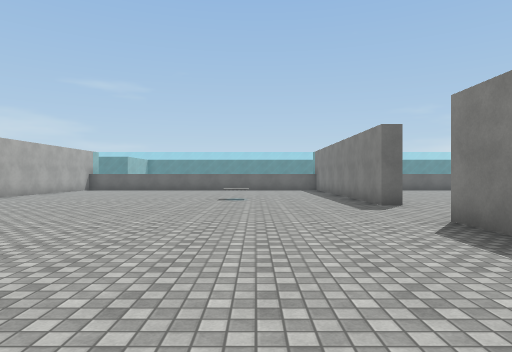
view 1 (above)

24 first-person views from a walk through a Unity game level. The camera is 1.4 m above the floor, looks level and sees 75° across. The floor is counted in squares, 2 m on a side. Each view is taken from the middle of a square. On the plan, view 1 faces up. The plan holds only what a view shows up to about 10 squares ahead; the rest is blank. The place goes on beyond the plan. The player character is not drawn. Surface patterns are stand-ins for the level's own textures.

view 2
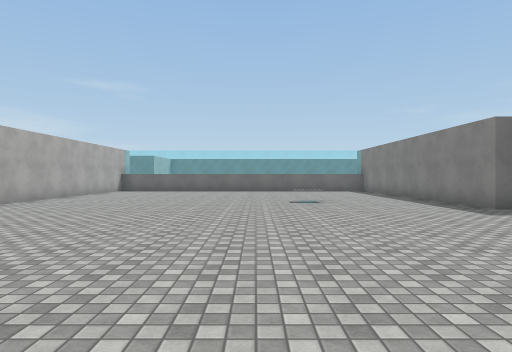

view 3
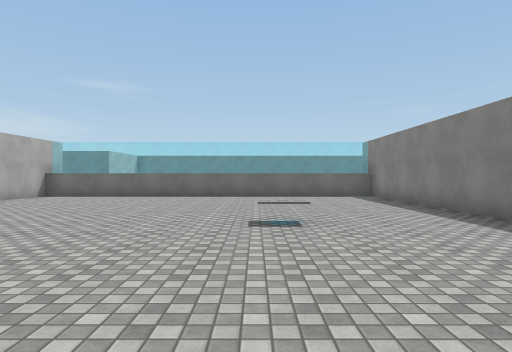

view 4
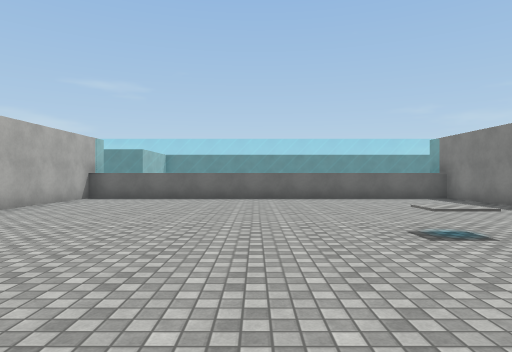

view 5
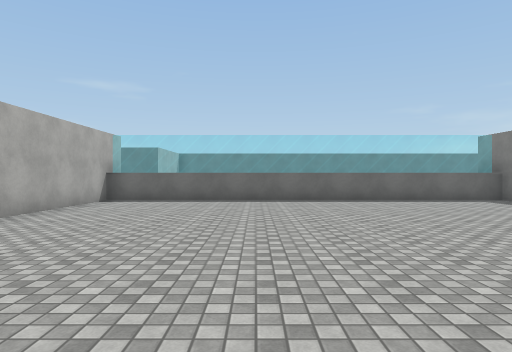

view 6
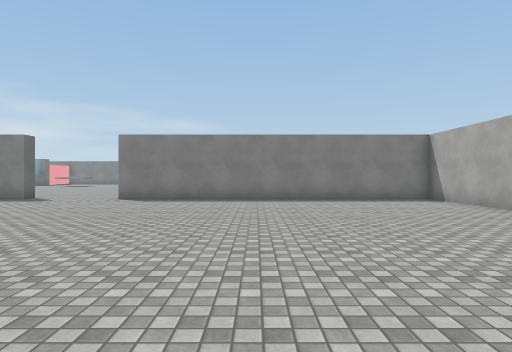

view 7
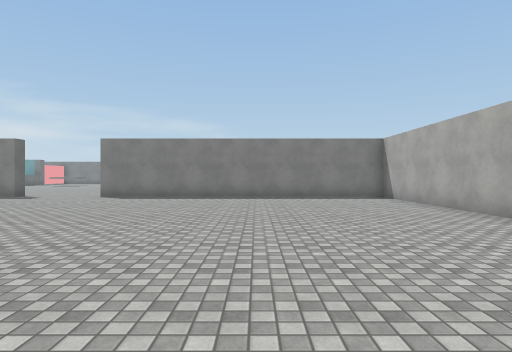

view 8
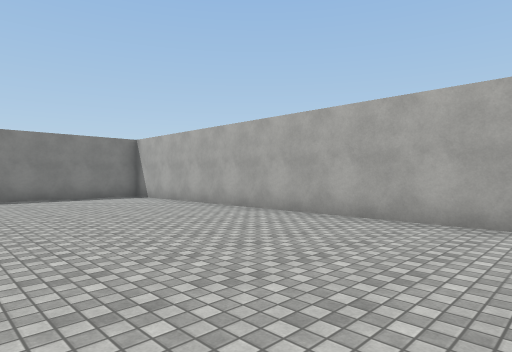

view 9
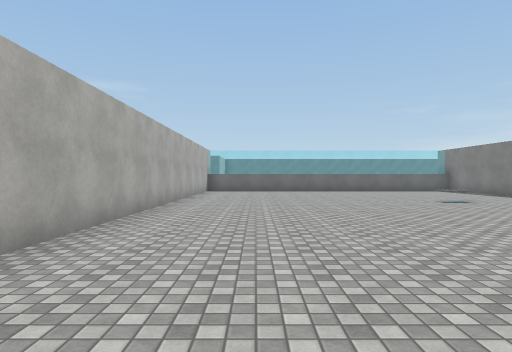

view 10
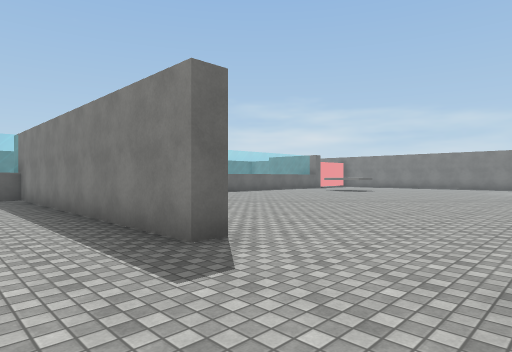

view 11
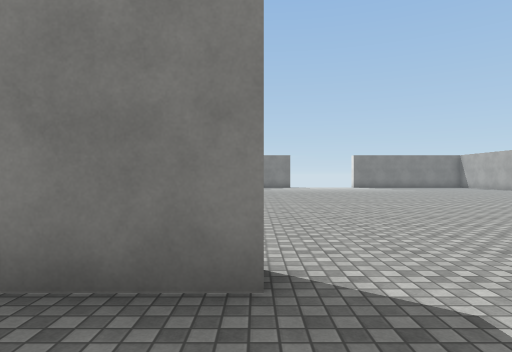

view 12
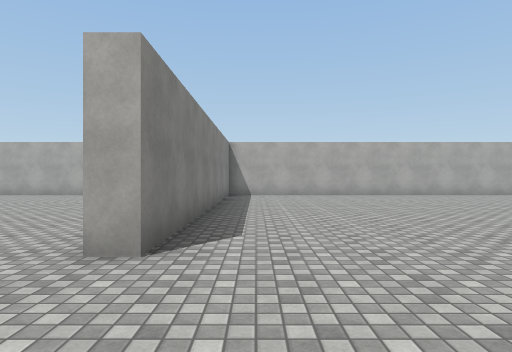

view 13
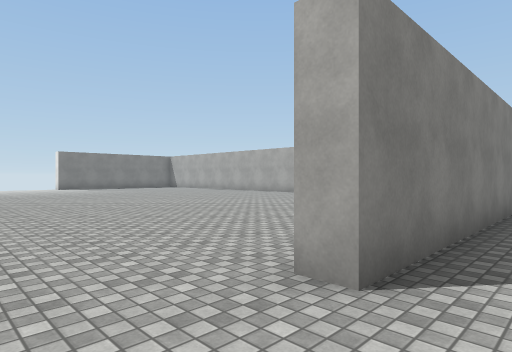

view 14
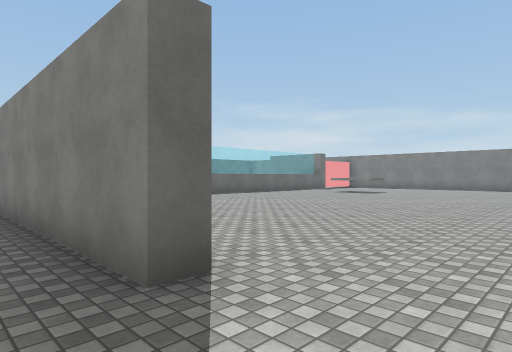

view 15
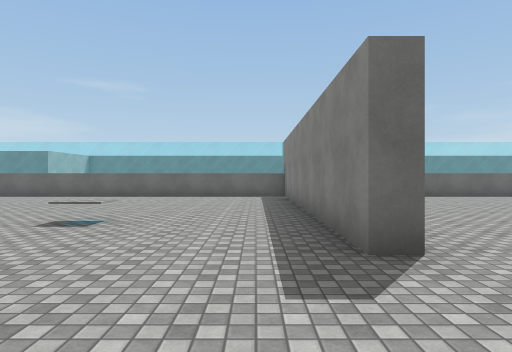

view 16
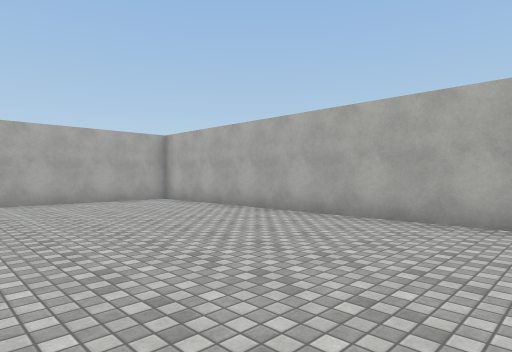

view 17
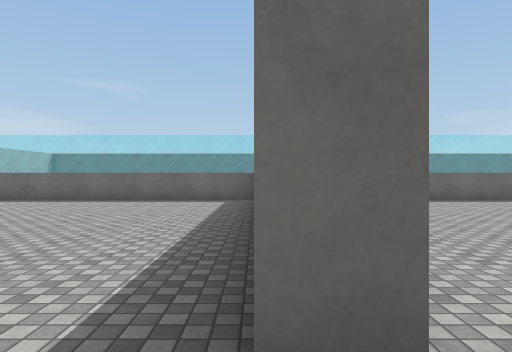

view 18
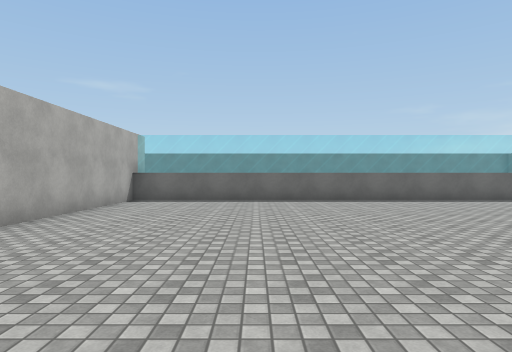

view 19
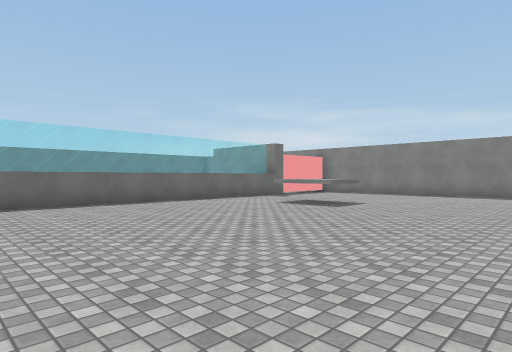

view 20
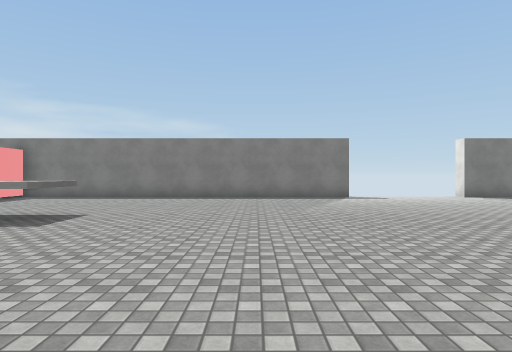

view 21
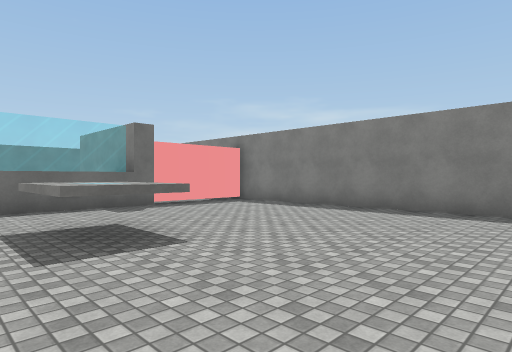

view 22
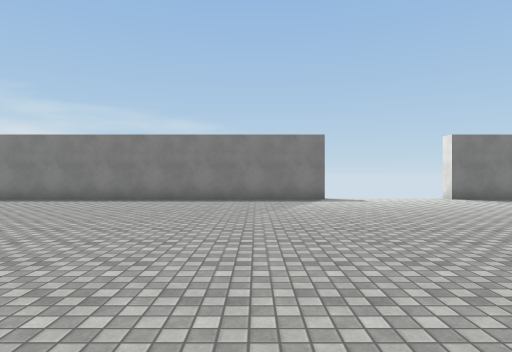

view 23
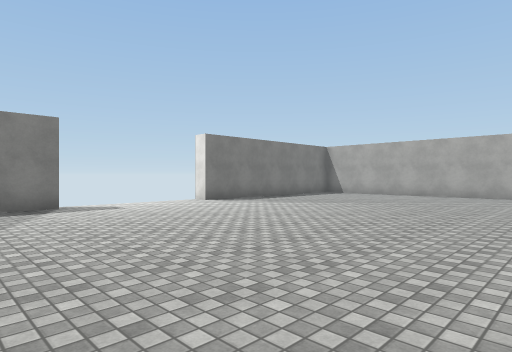

view 24
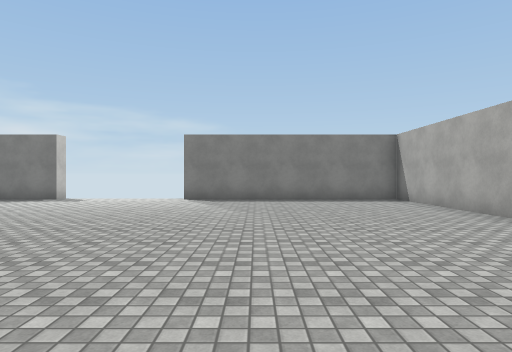

### Floor plan
Points are (right, up) in squares from view 1. A wall is a line through its corners. A room is listed if a view was taken in it or the views show most of it. See-through windows are left out.
Room 1 (views 1, 2, 3, 4, 5, 6, 7, 8, 9, 10, 11, 12, 13, 14, 15, 16, 17)
walls: (3.5, 8) (3, 8) (3, 17); (-8.2, 11) (-8.2, -4.2) (3, -4.2) (3, 5.1) (3.5, 5.1); (3, 16.5) (-8.2, 16.5); (-8.2, 17) (-8.2, 12.5)
low walls: (-0.1, 9.8) (-1, 9.8) (-1, 10.4)
ways out: opening at (3, 6.5) to room 2
Room 2 (views 18, 19, 20, 21, 22, 23, 24)
walls: (16.3, 12.3) (14.9, 12.3) (14.9, 14.2); (21, 5.9) (21, 16.2); (14.5, -4.2) (21, -4.2) (21, 2.2); (18, 16.5) (3.5, 16.5) (3.5, 11.5); (20.5, 16.6) (18, 16.6)
ways out: opening at (3, 6.5) to room 1

Where each view was taken, in squares from view 1:
view 1: 0 up, 0 right, facing up
view 2: 1 up, 2 left, facing up
view 3: 5 up, 1 left, facing up
view 4: 6 up, 3 left, facing up
view 5: 7 up, 4 left, facing up
view 6: 1 up, 7 left, facing right
view 7: 0 up, 8 left, facing right
view 8: 1 up, 8 left, facing down-right
view 9: 1 up, 6 left, facing up
view 10: 5 up, 1 right, facing up-right
view 11: 8 up, 1 right, facing right
view 12: 8 up, 2 right, facing down
view 13: 7 up, 2 right, facing down-right
view 14: 6 up, 2 right, facing up-right
view 15: 5 up, 2 right, facing up
view 16: 5 up, 3 left, facing down-left
view 17: 7 up, 3 right, facing up
view 18: 7 up, 7 right, facing up
view 19: 8 up, 8 right, facing up-right
view 20: 9 up, 10 right, facing right
view 21: 9 up, 14 right, facing up-right
view 22: 8 up, 11 right, facing right
view 23: 8 up, 13 right, facing down-right
view 24: 0 up, 11 right, facing right
